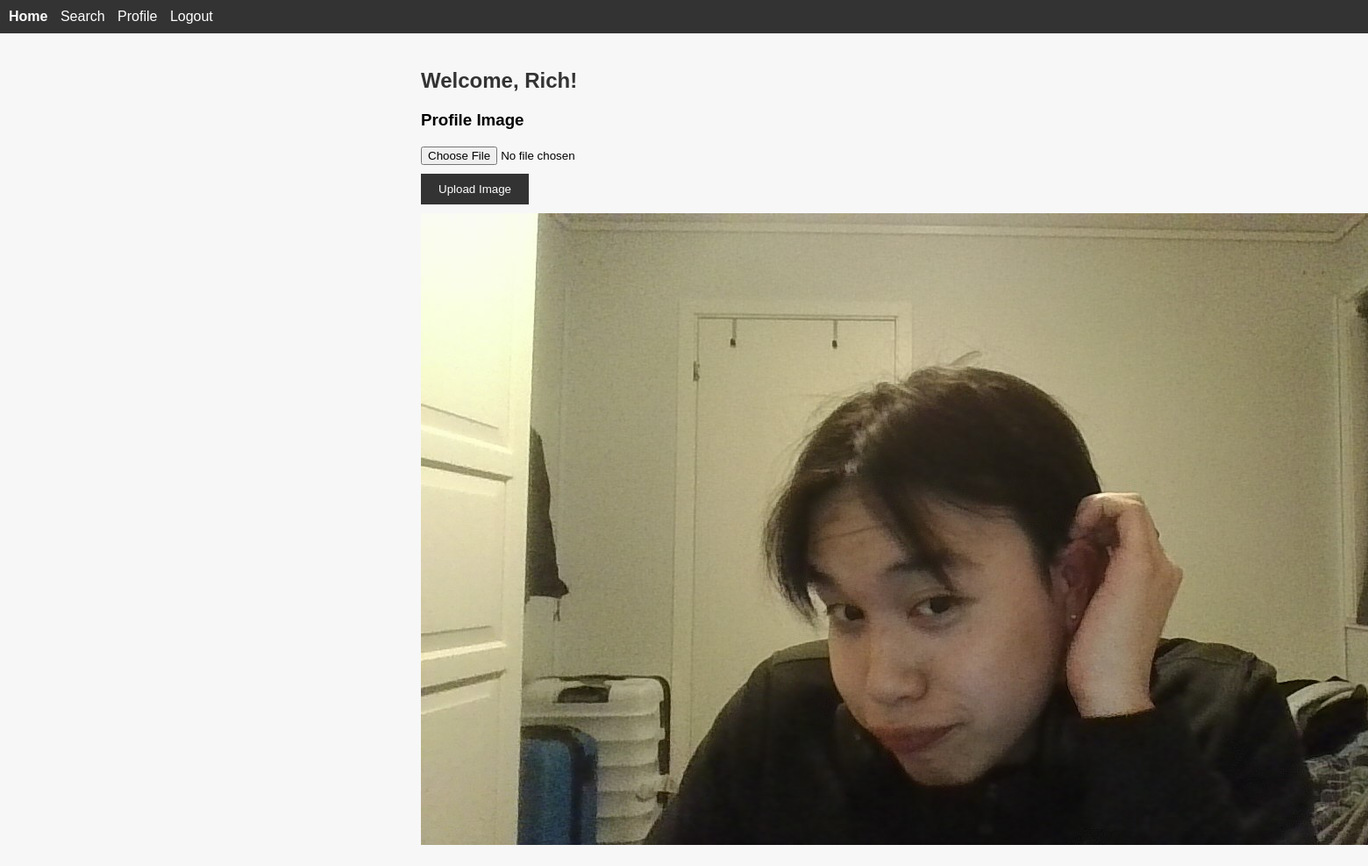
Screenshot of /profile (signed in) with the database file from the repository.
### tables this page shows
CREATE TABLE users (
        id INTEGER PRIMARY KEY AUTOINCREMENT,
        username TEXT NOT NULL,
        password TEXT NOT NULL,
        profile_image TEXT DEFAULT ''
    );

### app.py (the view)
@app.route('/profile', methods=['GET', 'POST'])
@login_required
def profile():
    if request.method == 'POST':
        if 'profile_image' in request.files:
            profile_image = request.files['profile_image']
            if profile_image.filename != '':
                profile_image.save('static/profile_images/' + current_user.username + '.jpg')
                flash('Profile image uploaded successfully.')
    return render_template('profile.html')

### app.py (called while the page is built)
@login_manager.user_loader
def load_user(user_id):
    conn = sqlite3.connect('recommendations.db')
    cursor = conn.cursor()
    cursor.execute('SELECT * FROM users WHERE id = ?', (user_id,))
    user_data = cursor.fetchone()
    conn.close()
    if user_data:
        return User(user_data[0], user_data[1], user_data[2])
    return None

### templates/profile.html (shortened to what this page needs)
{% extends 'base.html' %}
{% block content %}
  <h2>Welcome, {{ current_user.username }}!</h2>
  <div class="profile-section">
    <h3>Profile Image</h3>
    <form method="POST" action="{{ url_for('profile') }}" enctype="multipart/form-data">
      <div class="form-group">
        <input type="file" name="profile_image" accept="image/jpeg, image/png" class="form-control-file">
      </div>
      <div class="form-group">
        <button type="submit" class="btn btn-primary">Upload Image</button>
      </div>
    </form>
    <div class="profile-image">
      <img src="{{ url_for('static', filename='profile_images/' + current_user.username + '.jpg') }}" alt="Profile Image">
    </div>
  </div>
{% endblock %}

### static/style.css (style rules this page uses)
body { font-family: Arial, sans-serif; margin: 0; padding: 0; background-color: #f7f7f7; }
h1, h2 { color: #333; }
.form-group { margin-bottom: 10px; }
button[type="submit"] { padding: 10px 20px; background-color: #333; color: #fff; border: none; cursor: pointer; }

### rows the page displays
users: username "Rich", username (picture)
